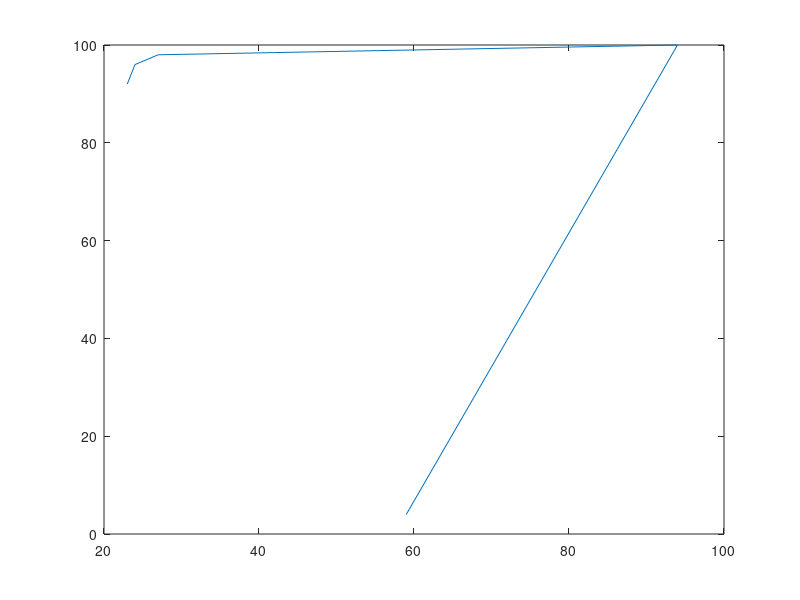

MATLAB code to generate this figure: (Note: this script raises an error after producing the figure.)
%% 
close all; clear all; 
% for funsies attempt at k++ initalization 

% 100 2-dimensional points, each points is a vector! 
%hopefully this is like quakes data
XData = randi(100,2,80);
dataVec = XData; 
%number of clusters; 
k =5; 

% num of data points 
n=length(dataVec); 

%randomly assigned all 100 data points to k clusters
IndexSet = randi(k,n,1);

%haider likes zero initalization! 
Cvalues = zeros(size(dataVec,1),k);


% first step of k++
randIndex = randi(n);
% first cluster rep vector!
Cvalues(:,1)= dataVec(:,randIndex);

% eliminates data point
dataVec(:,randIndex)= []; 

%%

for l=2:k
      % computes ecu. norm
      %intialize val vec for all furtherst poitns from each centriod
      %already made     ,.... there are l-1 centriods already made
      % the distance is in the left coloumn and the index for data point is
      % on the right
      Val_Vec = zeros(l-1,2)
      for i = 1:l-1 
         % computes the distance from every point to the i-th centriod 
        D_x = sqrt(sum((dataVec-Cvalues(:,i)).^2))
        % gets max value and index for the point from the i-th centriod
        [Fur_dist,PotIndex] = max(D_x)
        % stoes the max distance and the index where this point was located
        % in data vec
        Val_Vec(i,:) = [Fur_dist,PotIndex] 
      end 
     % gets the minimum value of the furthest distnaces, all in first
     % coloumn 
    [mindist_ofFurthest, WhereisNewCent ] = min(Val_Vec(:,1))
        %takes the value of the index in corresponding coloumn 
    NewIndex =  Val_Vec(WhereisNewCent,2)
        % we input the new centriod in the Cvalues vector
    Cvalues(:,l) = dataVec(:,NewIndex)
        % trashes it from being selected again; 
    dataVec(:,NewIndex) = []
end


 
plot2 = plot(Cvalues(1,:),Cvalues(2,:));
    plot2.LineStyle = 'none' ;
    plot2.Marker = 'O';
    plot2.MarkerSize = 10;
    plot2.MarkerFaceColor = 'r';
hold on;
plot1 = scatter(XData(1,:),XData(2,:),50,IndexSet,'filled');


%%

% going wild here!
%%
% Topic I.6 - Alternating Minimization Scheme Algorithm for k-Means Clustering*
% 
% Clear the workspace and close all figure windows
clear all
close all
% 
% Set the number of data vectors (n) and the dimension of the data space (m)
n=12; % Example 1
%n=100; %random data 
m=2;

% Set the number of clusters (k)
k=7;

% Initialize the data - either as in Example 1 or using random data
XData = zeros(n,m);
XData = [1/sqrt(2) 1/sqrt(2); -1/sqrt(2) 1/sqrt(2); 1/sqrt(2) -1/sqrt(2); -1/sqrt(2) -1/sqrt(2);...
        1/2 sqrt(3)/2; -1/2 sqrt(3)/2; 1/2 -sqrt(3)/2; -1/2 -sqrt(3)/2;...
        sqrt(3)/2 1/2; -sqrt(3)/2 1/2; sqrt(3)/2 -1/2; -sqrt(3)/2 -1/2; ];
%XData = -1*ones(n,m) + 2*rand(n,m);

% Assign each data vector, randomly to one of the k clusters
IndexSet = randi(k,n,1);

% Plot the data
scatter(XData(:,1),XData(:,2),64,IndexSet,'filled');
hold on

% Create data structures to store the weight vectors for cluster (c), and the 
% weight vectors from the previous iteration (cPrev)
c = zeros(k,m);
cPrev = zeros(k,m);

% Randomly initialize the weight vectors so that each component is sampled from 
% the interval [-1,1]
c = -1 + 2*rand(k,m);

% Plot the initial weight vectors
scatter(c(:,1),c(:,2),200,linspace(1,k,k))
hold off
pause

%% The Alternating Minimization Scheme
doneFlag=0;

% Keep alternating updates to weight vectors and cluster assignments until weight 
% vectors no longer change their locations

while (~doneFlag)

    % Update the weight vectors in each cluster via the centroid formula
    for i=1:k 

        % Find the indices for all data vectors currently in cluster i
        ClusterIndices = find(IndexSet==i);

        % Find the number of data vectors currently in cluster i
        NumVecsInCluster = size(ClusterIndices,1);

        % Create a data structure to store weight vector for the current
        % cluster
        c(i,:)=0; 

        % Update cluster vector using the centroid formula
        for j=1:NumVecsInCluster
            for l=1:m
                c(i,l) = c(i,l) + XData(ClusterIndices(j,1),l)/NumVecsInCluster;
            end
        end

    end

    % Plot the updated weight vectors for each cluster
    scatter(XData(:,1),XData(:,2),64,IndexSet,'filled')
    hold on
    scatter(c(:,1),c(:,2),200,linspace(1,k,k))
    pause
    
    % Now reassign all data vectors to the closest weight vector (cluster)

    % Create a data structure to store closest weight vector for each data
    % point
    closestCluster=zeros(n,1);

    % Reassign each data vector to the new, closest cluster
    for d=1:n

        % Store the coordinates of the current data vector
        xD = XData(d,:);

        % Set the minimum distance tracker to be a very large number
        sqDistMin=1e16;

        % Find the closest weight vector (cluster) to the current data
        % vector
        for i=1:k
            sqDist = norm(c(i,:)-xD,2);

            % If the distance is less than the current min, assign the
            % current data vector to this cluster
            if sqDist<sqDistMin
                closestCluster(d)=i;
                sqDistMin=sqDist;
            end

        end
    end

    % Update the assignments of the data vectors to their new clusters
    IndexSet = closestCluster;
    
    % Plot the data and the updated weight vectors
    hold off
    scatter(XData(:,1),XData(:,2),64,IndexSet,'filled')
    hold on
    scatter(c(:,1),c(:,2),200,linspace(1,k,k))
    hold off
    pause
    
    % Terminate the alternating scheme if the weight vectors are unaltered
    % relative to the previous iteration
    if c==cPrev
        doneFlag=1;
    else
        cPrev=c;
    end
end
